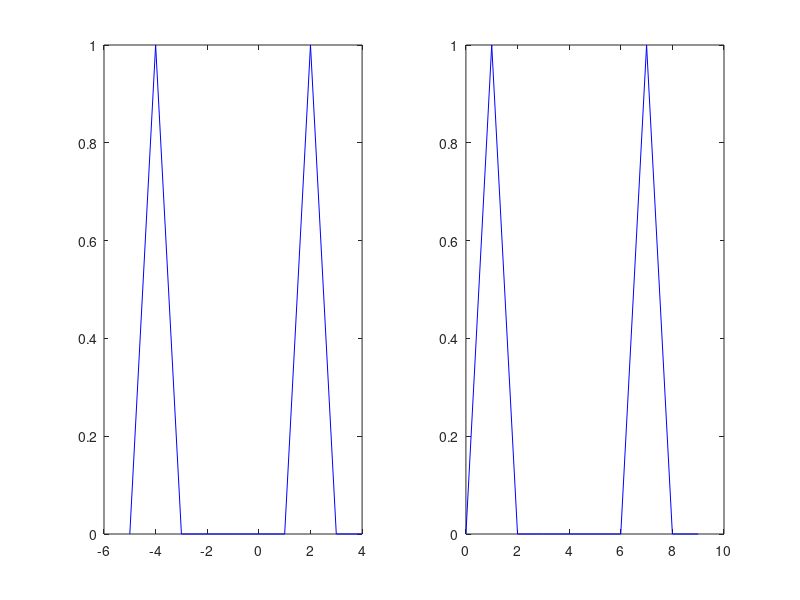

Write the MATLAB code that produced this figure.
% Question 2
% Quang Anh Tran - 40075748

size = 10;
n = 5

Vector1 = zeros(1,size);
Vector1(2) = 1;
Vector1(8) = 1;

Vector2 = ones(1,size);
Vector2(1:n) = 0;

x1 = -5:4;
x2 = 0:9

subplot(1,2,1);
plot(x1,Vector1,'-b');
subplot(1,2,2);
plot(x2,Vector1,'-b');

%subplot(1,2,3);
%plot(x2,Vector1,'-b');
%subplot(1,2,4);
%plot(x2,Vector2,'-b');
